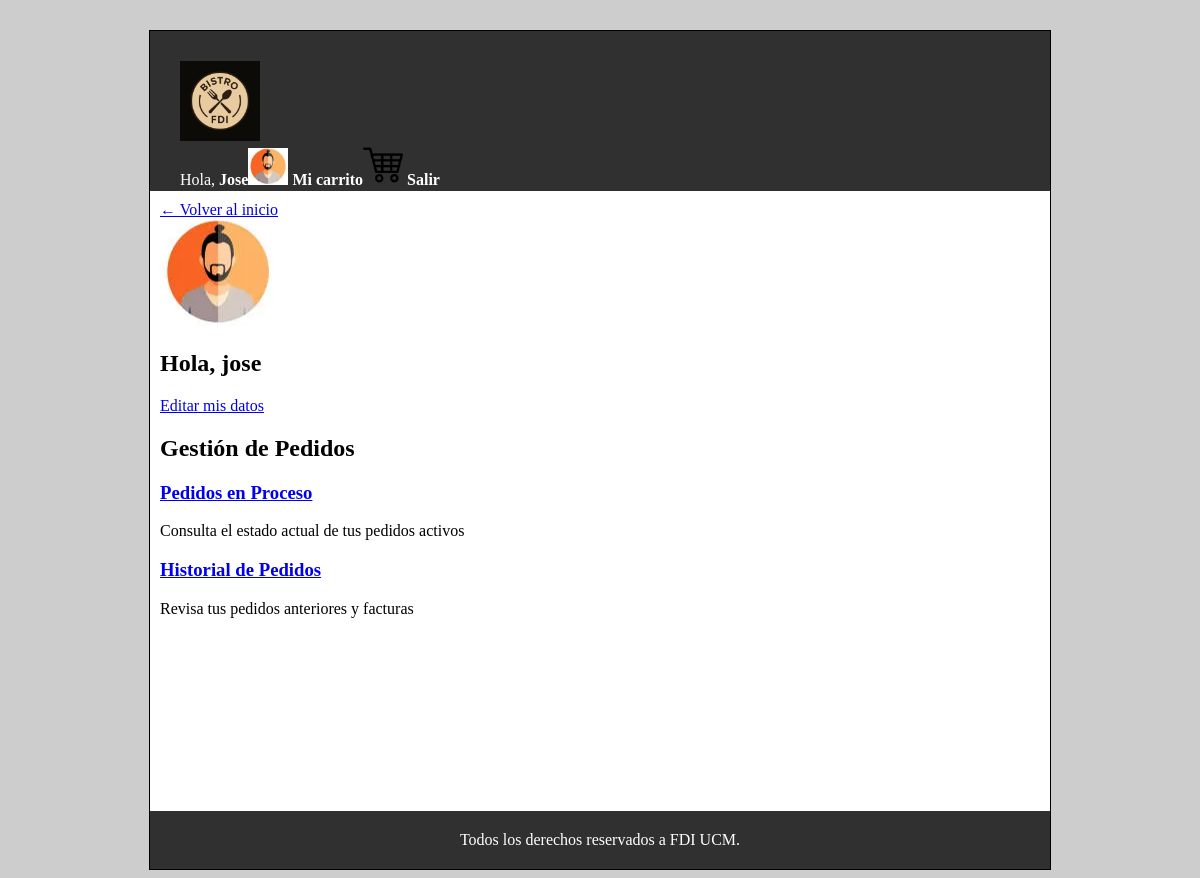
The page /miCuenta.php (signed in) on the database its author committed.
### tables this page shows
CREATE TABLE `Usuarios` (
    `nombreUsuario` varchar(10) NOT NULL,
    `nombre` varchar(20) NOT NULL,
    `apellidos` varchar(50) NOT NULL,
    `email` varchar(20) NOT NULL,
    `password` varchar(80) NOT NULL,
    `rol` int NOT NULL, 
    `avatar` varchar(100) NOT NULL,
    PRIMARY KEY (`nombreUsuario`)
);

### includes/users/Usuario.php (called while the page is built, shortened)
<?php
class Usuario {
    private $nombreUsuario;
    private $avatar;
    private function __construct($nombreUsuario, $email, $nombre, $apellidos, $hash, $rol, $avatar)
    {
        $this->nombreUsuario = $nombreUsuario;
        $this->avatar = $avatar;
    }
    public static function buscaUsuario($nombreUsuario)
    {
        $conn = Aplicacion::getInstance()->getConexionBd();
        $query = sprintf("SELECT * FROM Usuarios WHERE nombreUsuario='%s'",
            $conn->real_escape_string($nombreUsuario)
        );
        $rs = $conn->query($query);
        if ($rs && $rs->num_rows === 1) {
            $f = $rs->fetch_assoc();
            $user = new Usuario($f['nombreUsuario'], $f['email'], $f['nombre'], $f['apellidos'], $f['password'], $f['rol'], $f['avatar']);
            return $user;
        }
        return false;
    }
    public function getNombreUsuario() { return $this->nombreUsuario; }
    public function getAvatar() { return $this->avatar; }
}

### miCuenta.php (the view, shortened to what this page needs)
<?php
$app = Aplicacion::getInstance();
$ruta_img = RUTA_IMGS;
$ruta = RUTA_APP."/includes/perfil/";
$nombreUsuario = $app->getCurrentUserName();
$usuario = Usuario::buscaUsuario($nombreUsuario);
$contenidoPrincipal = <<<EOS
<div>
    <div>
        <a href="index.php">← Volver al inicio</a>
        <div>
            <img src="{$ruta_img}avatares/{$usuario->getAvatar()}" alt="Avatar">
            <div>
                <h1>Hola, {$usuario->getNombreUsuario()}</h1>
                <a href="{$ruta}editarPerfil.php">Editar mis datos</a>
            </div>
        </div>
    </div>
    <div>
        <h2>Gestión de Pedidos</h2>
        <div>
            <a href="{$ruta}pedidosEnProceso.php">
                <h3>Pedidos en Proceso</h3>
            </a>
            <p>Consulta el estado actual de tus pedidos activos</p>
            <a href="{$ruta}historialPedidos.php">
                <h3>Historial de Pedidos</h3>
            </a>
            <p>Revisa tus pedidos anteriores y facturas</p>
        </div>
    </div>
</div>
EOS;
require RAIZ_APP . '/includes/vistas/plantillas/plantilla.php';

### css/estilo.css (style rules this page uses)
body { background-color: #CDCDCD; }

### rows shown on the page
usuarios: avatar (picture), nombreUsuario "jose"

### other values the page prints
$nombre "Jose"
